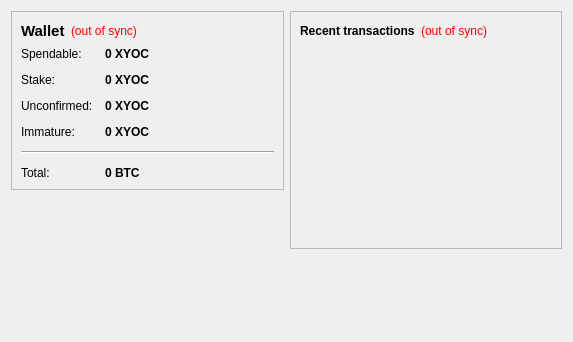
<?xml version="1.0" encoding="UTF-8"?>
<ui version="4.0">
 <class>OverviewPage</class>
 <widget class="QWidget" name="OverviewPage">
  <property name="geometry">
   <rect>
    <x>0</x>
    <y>0</y>
    <width>573</width>
    <height>342</height>
   </rect>
  </property>
  <property name="windowTitle">
   <string>Form</string>
  </property>
  <layout class="QHBoxLayout" name="horizontalLayout" stretch="1,1">
   <item>
    <layout class="QVBoxLayout" name="verticalLayout_2">
     <item>
      <widget class="QFrame" name="frame">
       <property name="frameShape">
        <enum>QFrame::StyledPanel</enum>
       </property>
       <property name="frameShadow">
        <enum>QFrame::Raised</enum>
       </property>
       <layout class="QVBoxLayout" name="verticalLayout_4">
        <item>
         <layout class="QHBoxLayout" name="horizontalLayout_4">
          <item>
           <widget class="QLabel" name="label_5">
            <property name="font">
             <font>
              <pointsize>11</pointsize>
              <weight>75</weight>
              <bold>true</bold>
             </font>
            </property>
            <property name="text">
             <string>Wallet</string>
            </property>
           </widget>
          </item>
          <item>
           <widget class="QLabel" name="labelWalletStatus">
            <property name="toolTip">
             <string>The displayed information may be out of date. Your wallet automatically synchronizes with the yocoinclassic network after a connection is established, but this process has not completed yet.</string>
            </property>
            <property name="styleSheet">
             <string notr="true">QLabel { color: red; }</string>
            </property>
            <property name="text">
             <string notr="true">(out of sync)</string>
            </property>
            <property name="alignment">
             <set>Qt::AlignLeading|Qt::AlignLeft|Qt::AlignVCenter</set>
            </property>
           </widget>
          </item>
          <item>
           <spacer name="horizontalSpacer_2">
            <property name="orientation">
             <enum>Qt::Horizontal</enum>
            </property>
            <property name="sizeHint" stdset="0">
             <size>
              <width>40</width>
              <height>20</height>
             </size>
            </property>
           </spacer>
          </item>
         </layout>
        </item>
        <item>
         <layout class="QFormLayout" name="formLayout_2">
          <property name="fieldGrowthPolicy">
           <enum>QFormLayout::AllNonFixedFieldsGrow</enum>
          </property>
          <property name="horizontalSpacing">
           <number>12</number>
          </property>
          <property name="verticalSpacing">
           <number>12</number>
          </property>
          <item row="0" column="0">
           <widget class="QLabel" name="label">
            <property name="text">
             <string>Spendable:</string>
            </property>
           </widget>
          </item>
          <item row="0" column="1">
           <widget class="QLabel" name="labelBalance">
            <property name="font">
             <font>
              <weight>75</weight>
              <bold>true</bold>
             </font>
            </property>
            <property name="cursor">
             <cursorShape>IBeamCursor</cursorShape>
            </property>
            <property name="toolTip">
             <string>Your current spendable balance</string>
            </property>
            <property name="text">
             <string notr="true">0 XYOC</string>
            </property>
            <property name="textInteractionFlags">
             <set>Qt::LinksAccessibleByMouse|Qt::TextSelectableByKeyboard|Qt::TextSelectableByMouse</set>
            </property>
           </widget>
          </item>
          <item row="1" column="0">
           <widget class="QLabel" name="label_6">
            <property name="text">
             <string>Stake:</string>
            </property>
           </widget>
          </item>
          <item row="1" column="1">
           <widget class="QLabel" name="labelStake">
            <property name="font">
             <font>
              <weight>75</weight>
              <bold>true</bold>
             </font>
            </property>
            <property name="cursor">
             <cursorShape>IBeamCursor</cursorShape>
            </property>
            <property name="toolTip">
             <string>Total of coins that was staked, and do not yet count toward the current balance</string>
            </property>
            <property name="text">
             <string notr="true">0 XYOC</string>
            </property>
            <property name="textInteractionFlags">
             <set>Qt::LinksAccessibleByMouse|Qt::TextSelectableByKeyboard|Qt::TextSelectableByMouse</set>
            </property>
           </widget>
          </item>
          <item row="2" column="0">
           <widget class="QLabel" name="label_3">
            <property name="text">
             <string>Unconfirmed:</string>
            </property>
           </widget>
          </item>
          <item row="2" column="1">
           <widget class="QLabel" name="labelUnconfirmed">
            <property name="font">
             <font>
              <weight>75</weight>
              <bold>true</bold>
             </font>
            </property>
            <property name="cursor">
             <cursorShape>IBeamCursor</cursorShape>
            </property>
            <property name="toolTip">
             <string>Total of transactions that have yet to be confirmed, and do not yet count toward the current balance</string>
            </property>
            <property name="text">
             <string notr="true">0 XYOC</string>
            </property>
            <property name="textInteractionFlags">
             <set>Qt::LinksAccessibleByMouse|Qt::TextSelectableByKeyboard|Qt::TextSelectableByMouse</set>
            </property>
           </widget>
          </item>
          <item row="3" column="0">
           <widget class="QLabel" name="labelImmatureText">
            <property name="text">
             <string>Immature:</string>
            </property>
           </widget>
          </item>
          <item row="3" column="1">
           <widget class="QLabel" name="labelImmature">
            <property name="font">
             <font>
              <weight>75</weight>
              <bold>true</bold>
             </font>
            </property>
            <property name="toolTip">
             <string>Mined balance that has not yet matured</string>
            </property>
            <property name="text">
             <string notr="true">0 XYOC</string>
            </property>
            <property name="textInteractionFlags">
             <set>Qt::LinksAccessibleByMouse|Qt::TextSelectableByKeyboard|Qt::TextSelectableByMouse</set>
            </property>
           </widget>
          </item>
          <item row="4" column="0" colspan="2">
           <widget class="Line" name="line">
            <property name="orientation">
             <enum>Qt::Horizontal</enum>
            </property>
           </widget>
          </item>
          <item row="5" column="0">
           <widget class="QLabel" name="labelTotalText">
            <property name="text">
             <string>Total:</string>
            </property>
           </widget>
          </item>
          <item row="5" column="1">
           <widget class="QLabel" name="labelTotal">
            <property name="font">
             <font>
              <weight>75</weight>
              <bold>true</bold>
             </font>
            </property>
            <property name="cursor">
             <cursorShape>IBeamCursor</cursorShape>
            </property>
            <property name="toolTip">
             <string>Your current total balance</string>
            </property>
            <property name="text">
             <string notr="true">0 BTC</string>
            </property>
            <property name="textInteractionFlags">
             <set>Qt::LinksAccessibleByMouse|Qt::TextSelectableByKeyboard|Qt::TextSelectableByMouse</set>
            </property>
           </widget>
          </item>
         </layout>
        </item>
       </layout>
      </widget>
     </item>
     <item>
      <spacer name="verticalSpacer">
       <property name="orientation">
        <enum>Qt::Vertical</enum>
       </property>
       <property name="sizeHint" stdset="0">
        <size>
         <width>20</width>
         <height>40</height>
        </size>
       </property>
      </spacer>
     </item>
    </layout>
   </item>
   <item>
    <layout class="QVBoxLayout" name="verticalLayout_3">
     <item>
      <widget class="QFrame" name="frame_2">
       <property name="frameShape">
        <enum>QFrame::StyledPanel</enum>
       </property>
       <property name="frameShadow">
        <enum>QFrame::Raised</enum>
       </property>
       <layout class="QVBoxLayout" name="verticalLayout">
        <item>
         <layout class="QHBoxLayout" name="horizontalLayout_2">
          <item>
           <widget class="QLabel" name="label_4">
            <property name="text">
             <string>&lt;b&gt;Recent transactions&lt;/b&gt;</string>
            </property>
           </widget>
          </item>
          <item>
           <widget class="QLabel" name="labelTransactionsStatus">
            <property name="toolTip">
             <string>The displayed information may be out of date. Your wallet automatically synchronizes with the yocoinclassic network after a connection is established, but this process has not completed yet.</string>
            </property>
            <property name="styleSheet">
             <string notr="true">QLabel { color: red; }</string>
            </property>
            <property name="text">
             <string notr="true">(out of sync)</string>
            </property>
            <property name="alignment">
             <set>Qt::AlignRight|Qt::AlignTrailing|Qt::AlignVCenter</set>
            </property>
           </widget>
          </item>
          <item>
           <spacer name="horizontalSpacer">
            <property name="orientation">
             <enum>Qt::Horizontal</enum>
            </property>
            <property name="sizeHint" stdset="0">
             <size>
              <width>40</width>
              <height>20</height>
             </size>
            </property>
           </spacer>
          </item>
         </layout>
        </item>
        <item>
         <widget class="QListView" name="listTransactions">
          <property name="styleSheet">
           <string notr="true">QListView { background: transparent; }</string>
          </property>
          <property name="frameShape">
           <enum>QFrame::NoFrame</enum>
          </property>
          <property name="verticalScrollBarPolicy">
           <enum>Qt::ScrollBarAlwaysOff</enum>
          </property>
          <property name="horizontalScrollBarPolicy">
           <enum>Qt::ScrollBarAlwaysOff</enum>
          </property>
          <property name="selectionMode">
           <enum>QAbstractItemView::NoSelection</enum>
          </property>
         </widget>
        </item>
       </layout>
      </widget>
     </item>
     <item>
      <spacer name="verticalSpacer_2">
       <property name="orientation">
        <enum>Qt::Vertical</enum>
       </property>
       <property name="sizeHint" stdset="0">
        <size>
         <width>20</width>
         <height>40</height>
        </size>
       </property>
      </spacer>
     </item>
    </layout>
   </item>
  </layout>
 </widget>
 <resources/>
 <connections/>
</ui>
